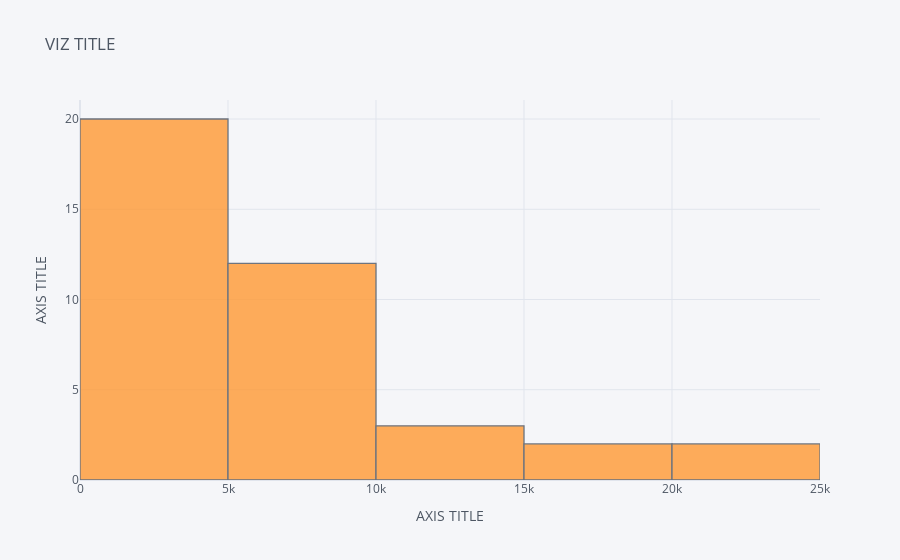

Notebook code for this chart:
### Code cell
dataset['006'].iplot(kind='hist',
                     title='VIZ TITLE',
                     yTitle='AXIS TITLE',
                     xTitle='AXIS TITLE')

### Figure 1 — Plotly figure (JSON) as saved in the notebook; plotly's stock layout.template omitted (floating-point values rounded to 4 significant figures)
{"data": [{"histfunc": "count", "histnorm": "", "marker": {"color": "rgba(255, 153, 51, 1.0)", "line": {"color": "#4D5663", "width": 1.3}}, "name": "006", "opacity": 0.8, "orientation": "v", "type": "histogram", "x": [0, 0, 0, 0, 0, 188, 656, 1636, 3072, 5152, 7592, 10012, 13024, 15920, 19080, 22204, 21728, 11376, 7116, 7208, 6844, 6528, 6444, 6528, 6204, 5800, 5252, 5228, 4844, 4316, 4080, 3812, 3520, 2996, 2800, 2532, 1992, 1768, 1692]}], "layout": {"barmode": "overlay", "legend": {"bgcolor": "#F5F6F9", "font": {"color": "#4D5663"}}, "paper_bgcolor": "#F5F6F9", "plot_bgcolor": "#F5F6F9", "title": {"font": {"color": "#4D5663"}, "text": "VIZ TITLE"}, "xaxis": {"gridcolor": "#E1E5ED", "showgrid": true, "tickfont": {"color": "#4D5663"}, "title": {"font": {"color": "#4D5663"}, "text": "AXIS TITLE"}, "zerolinecolor": "#E1E5ED"}, "yaxis": {"gridcolor": "#E1E5ED", "showgrid": true, "tickfont": {"color": "#4D5663"}, "title": {"font": {"color": "#4D5663"}, "text": "AXIS TITLE"}, "zerolinecolor": "#E1E5ED"}}}
